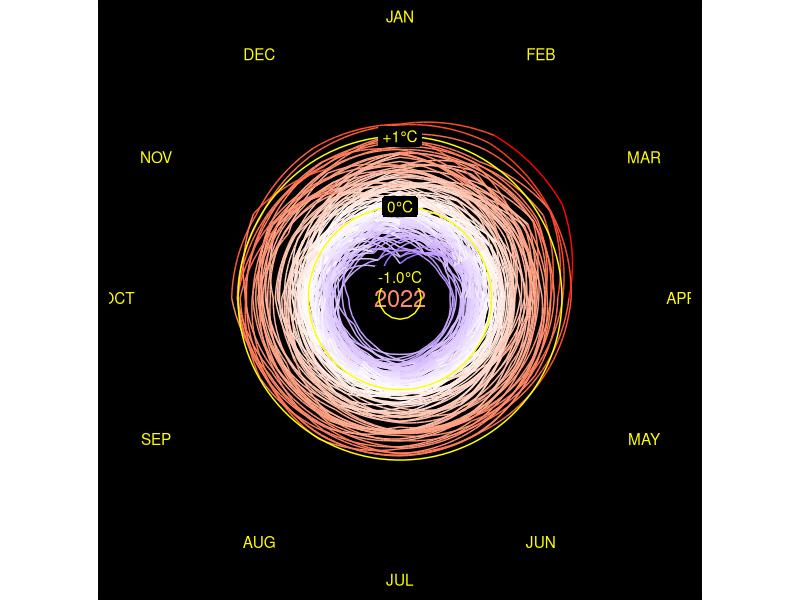
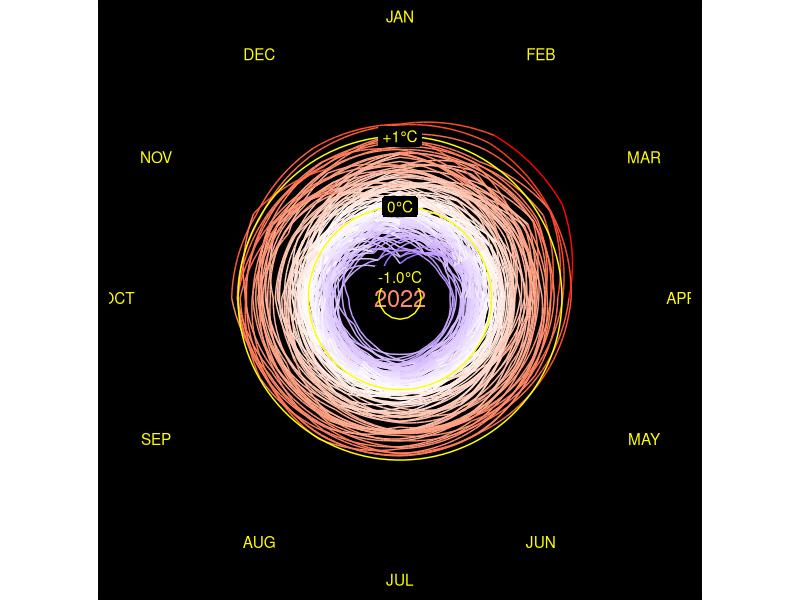

The R source for these figures, in order:
library(tidyverse)
library(gganimate)



# Plot: There are data in preceding year and next year.
# Need to create 3 separated dataframes

t_diff <- 
  read_csv("data/GLB.Ts+dSST.csv", skip = 1, na = "***") %>% #load CSV file, skip 1st rows
  select(year = Year, month.abb) %>% #month.abb is constant R build-in. which is the same as our datatype
  # Tidy dataframe by converting month in 1 column accept for year
  #Pivot dataframe for all columns except for year column, Give a name of month column
  pivot_longer(-year, names_to = "month", values_to = "t_diff") %>%
  drop_na() #Ignore NA value
  

# Create 3 Separated dataframe
# Create dataframe for preceding December
# last_dec <-
#   t_diff %>%
#   filter(month == "Dec") %>% #Filter December
#   mutate(year = year + 1,   #Calculate preceding year by using the original data
#          month = "last_Dec") #Rename Dec to last_Dec

# Create dataframe for next Jan
next_jan <-
  t_diff %>%
  filter(month == "Jan") %>% #Filter January
  mutate(year = year - 1,    # Add extra year
         month = "next_Jan") # Rename it

#Combine 3 dataframes
t_data <- 
  bind_rows(t_diff,next_jan) %>%
  mutate(month = factor(month, levels = c(month.abb, "next_Jan")), #Order months into numerical order rather than alphabet order, define month as a factor
         month_number = as.numeric(month)) %>% #Remove previous December to remove zero from dataframe
  arrange(year, month) %>% # arrange year and month       
  filter(year != 1879) %>% # we dont need 1879
  mutate(step_number = 1:nrow(.)) #Add row number. 1:nrow(.) means count from 1 to the end of row in this dataframe. need to count step over the row
  
  
  annotation <-
    t_data %>% #create new dataframe from 2022
    slice_max(year) %>%
    slice_max(month_number)
 
temp_line <- #Create text at specific position
  tibble(
    x = 1,
    y = c(1, 0, -1),
    labels = c("+1\u00B0C","0\u00B0C", "-1.0\u00B0C")
  )

#Create dataframe for tangential month to the ciricle
month_label <-
  tibble(
    x = 1:12,
    labels = toupper(month.abb), #Convert month label to capital letters
    y = 2.7
  )

 
# a <-  
  t_data %>% ggplot(aes(x = month_number, 
             y = t_diff, 
             group = year, 
             color = t_diff), #Let's coloring by temperature change. Previous version was colored by year
             inherit.aes = FALSE) +
    # geom_rect(aes(xmin = 1, xmax = 13, ymin = -2, ymax = 2.4), # create black circle background
    #           color = "black", fill = "black",
    #           inherit.aes = FALSE)+ 
    geom_label(aes(x = 1, y = -1.3, label = year),  #geom_label it provides a background
               fill = "black",
               label.size = 0,
               size = 6) +
  geom_line()+
  geom_hline(yintercept = c(-1, 0, 1), color = "yellow") + # Add yellow line at -1,0,1 y intercept
  geom_label(data = temp_line, aes(x = x, y = y, label = labels), #Add label and coloring
               color = "yellow", fill = "black", label.size = 0,
               inherit.aes = FALSE)+
  geom_text(data = month_label, aes(x = x, y = y, label = labels), # Add month label back to the position
              color = "yellow",
              inherit.aes = FALSE#,
              #angle = seq(360-360/12, 0, length.out = 12) #Assign angle to the month label
    ) +
  # scale_x_continuous(breaks = 1:12, #Set x axis and its coordinator
  #                    labels = month.abb,
  #                    expand = c(0,0),
  #                    sec.axis = dup_axis(name = NULL, labels = NULL)) +
  scale_y_continuous(breaks = seq(-2,2,0.2),
                     limits = c(-2,2.7),
                     expand = c(0,-0.7), # expand grid. First is an addition. Second is an multiplication.
                     sec.axis = dup_axis(name = NULL, labels = NULL)) + #Rescale y axis
  scale_color_gradient2(low = "blue", high = "red", mid = "white", midpoint = 0, #Change the color to continuous scale. Re-scale the legend
                        guide = "none") + #Remove legend 
  coord_polar(start = 0)+ #Set polar 5 minutes off. "start" measures thing in radius 
  labs(x = NULL, # Add label
      y = NULL,
      title = NULL) + 
  theme(
    panel.background = element_rect(fill = "black"), #Add black color and white border. Increase border line size
    plot.background = element_rect(fill = "black", color = "black"),
    panel.grid = element_blank(), # Remove grid line color
    axis.text.x = element_blank(),
    axis.text.y = element_blank(),
    axis.ticks = element_blank(),
    axis.title = element_blank(),
    plot.title = element_blank()
  )#+
  # transition_manual(frames = year, cumulative = TRUE)  #Add data and keep the old data in gganimate only
   
ggsave("figures/climate_spiral_nasa.png", width = 4.155, height = 4.5, unit = "in", dpi = 300)
 
# animate(a, width = 4.155, height = 4.5, unit = "in", res = 300
#         # nframes = nrow(t_data),
#         # fps = nrow(t_data)/12/60/60
#         )
# anim_save("figures/climate_spiral.gif")
# 
# animate(a, width = 4.155, height = 4.5, unit = "in", res = 300,
#         renderer = av_renderer("figures/climate_spiral.mp4")
# )
